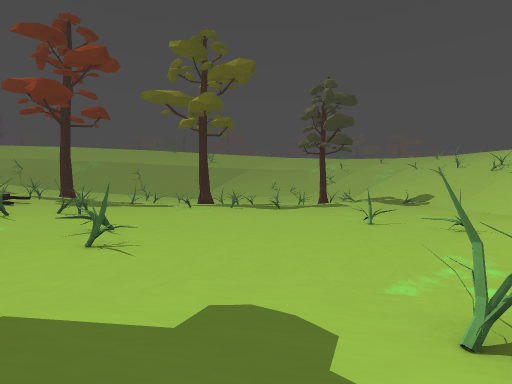
View 1 (above)

24 first-person views from a walk through a level from a Godot 3-D game. The camera is 1.3 m above the floor, looks level and sees 80° across. The floor is counted in squares, 2 m on a side. Each view is taken from the middle of a square. On the plan, view 1 faces up. The plan holds only what a view shows up to about 10 squares ahead; the rest is blank. The place goes on beyond the plan.

View 2
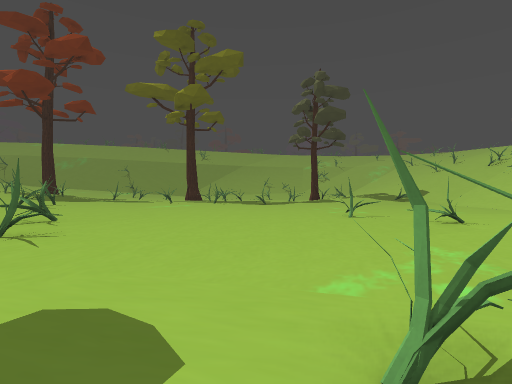

View 3
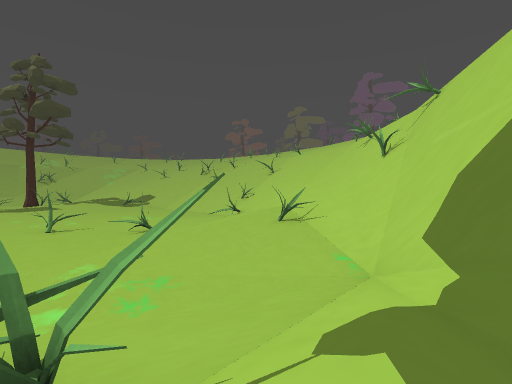

View 4
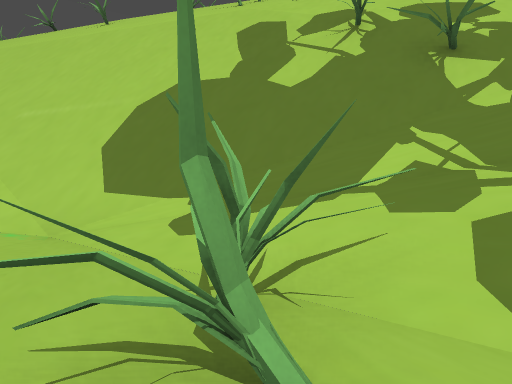

View 5
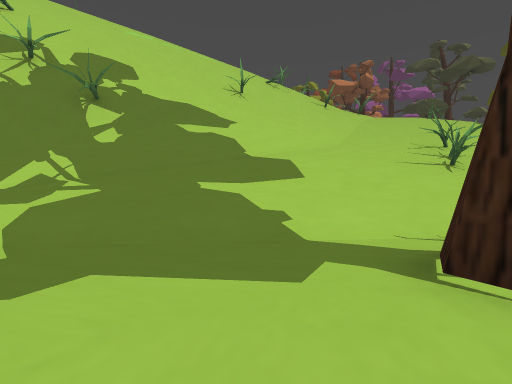

View 6
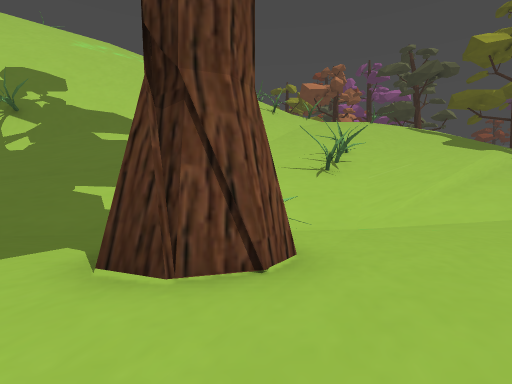

View 7
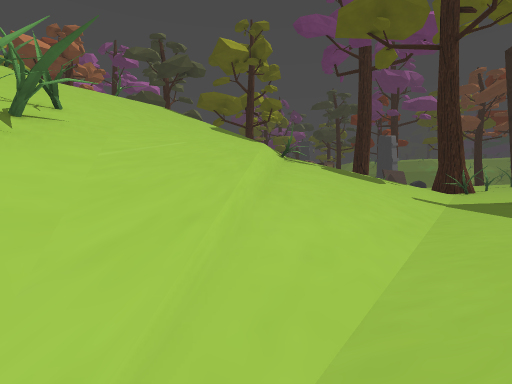

View 8
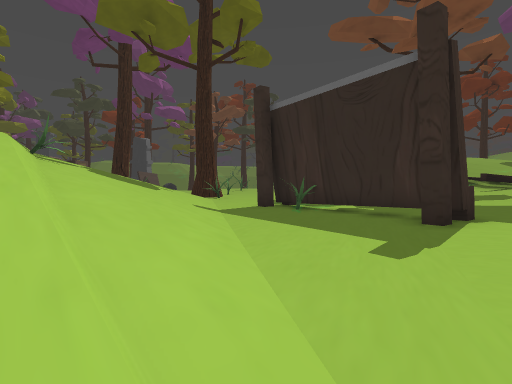

View 9
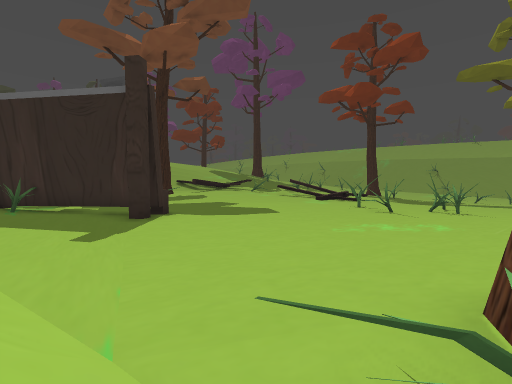

View 10
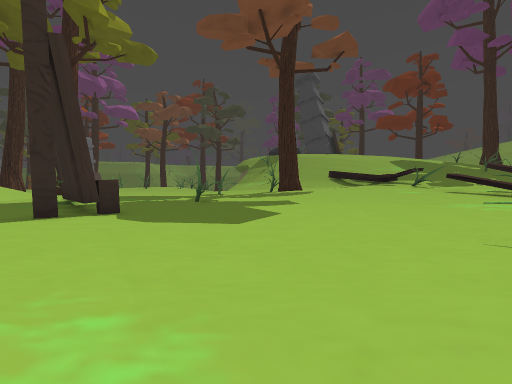

View 11
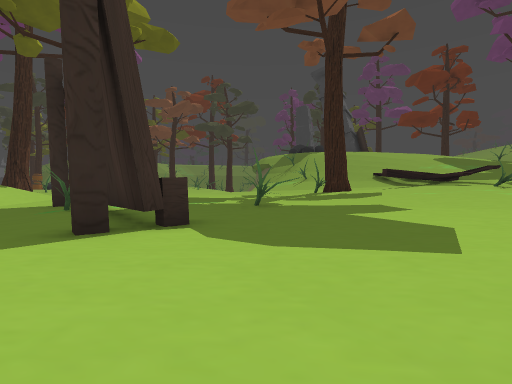

View 12
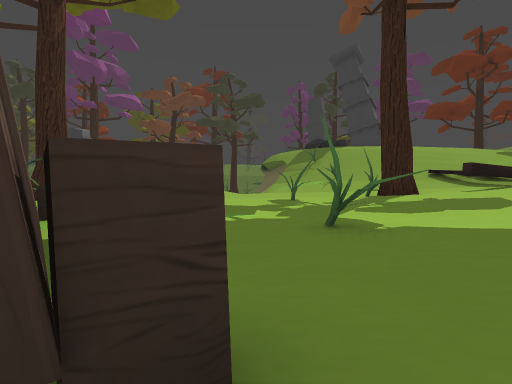

View 13
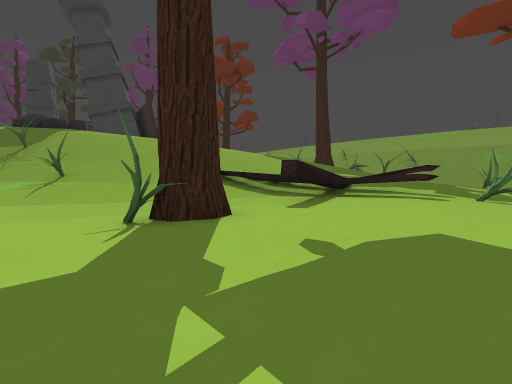

View 14
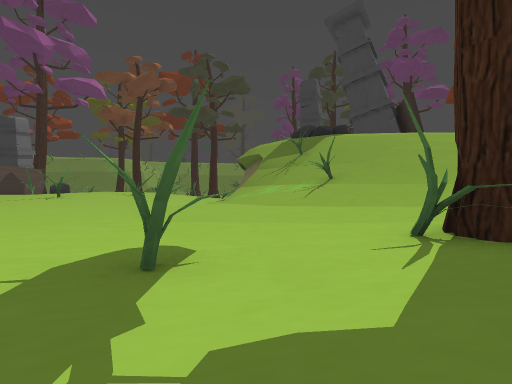

View 15
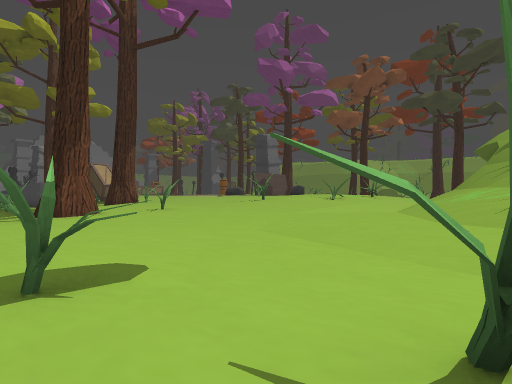

View 16
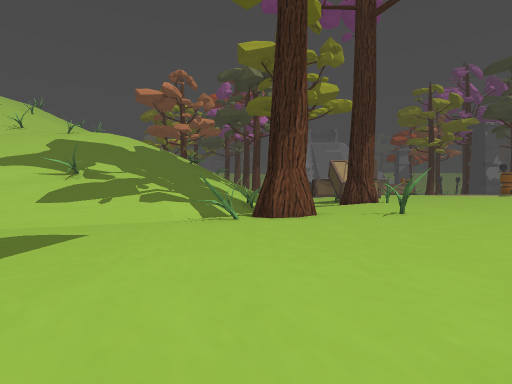

View 17
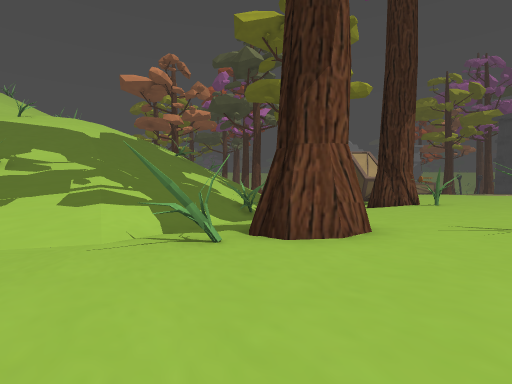

View 18
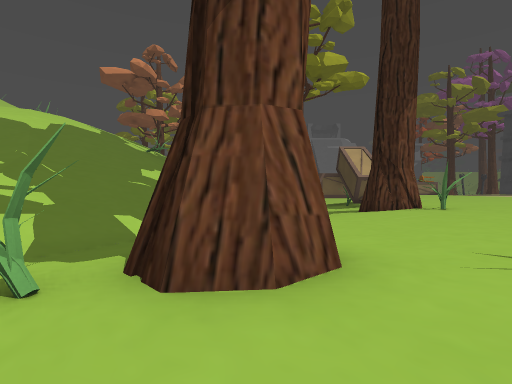

View 19
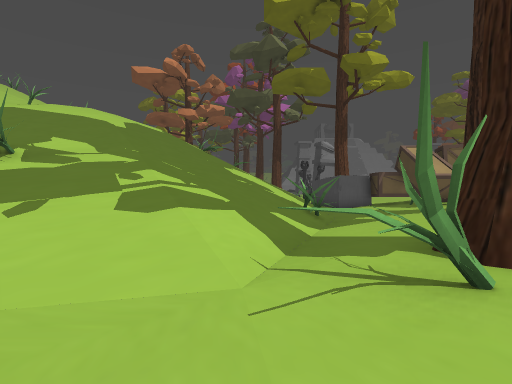

View 20
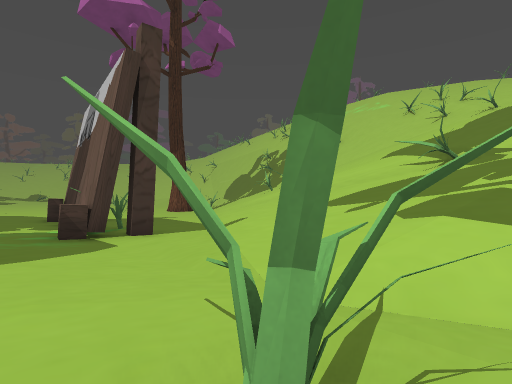

View 21
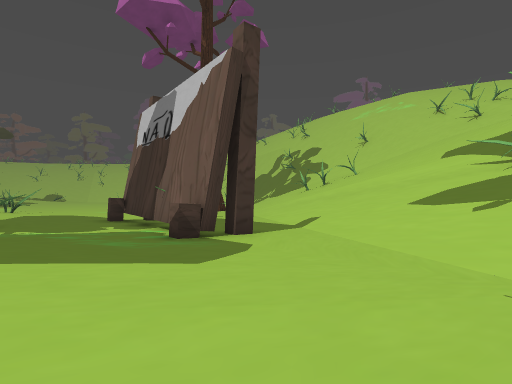

View 22
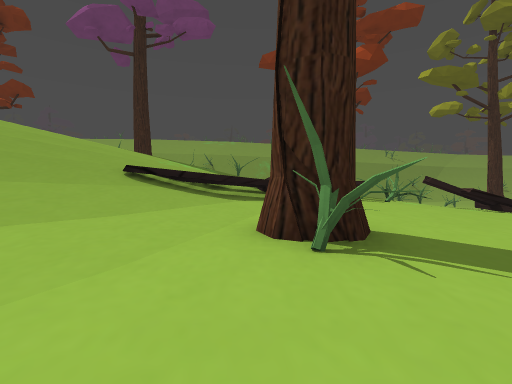

View 23
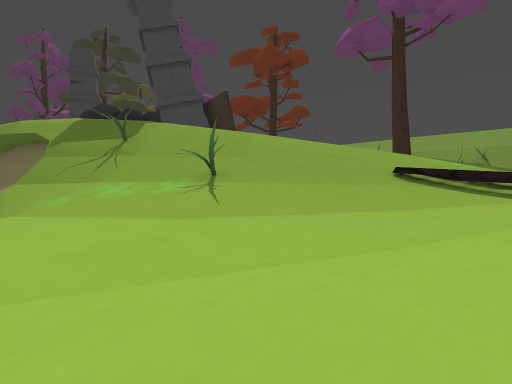

View 24
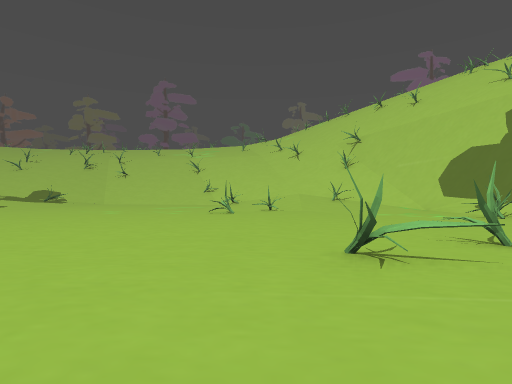

### Floor plan
Key: @ floor where view 1 was taken; # wall or solid block; x gap in a wall; . main floor; : floor 0.75 m higher than the main floor; - floor 0.75 m lower than the main floor; + floor 1.5 m higher than the main floor; * floor 2.5 m higher than the main floor; % floor 3.25 m higher than the main floor; / step, stairs or slope; = window, fence, low wall or low ledge; ^ raised ledge; v drop or lower ground.
Columns run from 31 left of view 1 to 13 right of it. Each row starts with its distance up from view 1.
 15 ///////==^##=#^^.            -----
 14 /////=^^^^^:::....         -------
 13  ///=^++^+::::.....       ---------
 12 //////+:#:::::.......   ------------
 11 //////:::::::........# ------------#=----
 10 /////:::#:::..........---------------=---
  9 /#//::::#:............----#----------#--
  8 ////::................----=-------------
  7 //::::........#......-------=----------..
  6 /::::...#.....#......------------------../
  5  ::.................-------------------.#//
  4  :..............###.-------------------.///#
  3  ..............##..-------##-----#-----///###
  2  :............##...-------##-----#----##### /
  1  ::..........###...-------#---///#///###  v//
  0  ::................----////////@////##  vv//
 -1  ::...................//////////://## vvv//
 -2 :::#....#............=//=////++///##vvvv//
 -3 ::::..###/::::::::::=//=#//+++///##vvvv//
 -4 :::......//+++++++/=///#/***////=v//////
 -5  ::......//++++++=/////#%%%////////////
 -6 :::.....////**=#=///////         //
 -7 :::.....////%%/=////////
 -8 ::...../////////// /////
 -9 x#.....#//////////  ////
-10 :##.. .///////////   ///

Where each view was taken, in squares from view 1:
view 1: 0 up, 0 right, facing up
view 2: 1 up, 1 right, facing up
view 3: 0 up, 2 right, facing up-right
view 4: 3 up, 1 right, facing down-right
view 5: 5 up, 2 left, facing down
view 6: 6 up, 5 left, facing down
view 7: 1 up, 7 left, facing down-left
view 8: 0 up, 7 left, facing left
view 9: 0 up, 5 left, facing up-left
view 10: 8 up, 7 left, facing left
view 11: 6 up, 9 left, facing left
view 12: 5 up, 13 left, facing left
view 13: 7 up, 19 left, facing up-left
view 14: 7 up, 20 left, facing left
view 15: 9 up, 22 left, facing down-left
view 16: 6 up, 24 left, facing down
view 17: 2 up, 24 left, facing down
view 18: 0 up, 25 left, facing down
view 19: 0 up, 22 left, facing down
view 20: 2 down, 24 left, facing right
view 21: 0 up, 24 left, facing right
view 22: 6 up, 24 left, facing up
view 23: 5 up, 24 left, facing up-left
view 24: 10 up, 8 left, facing right
